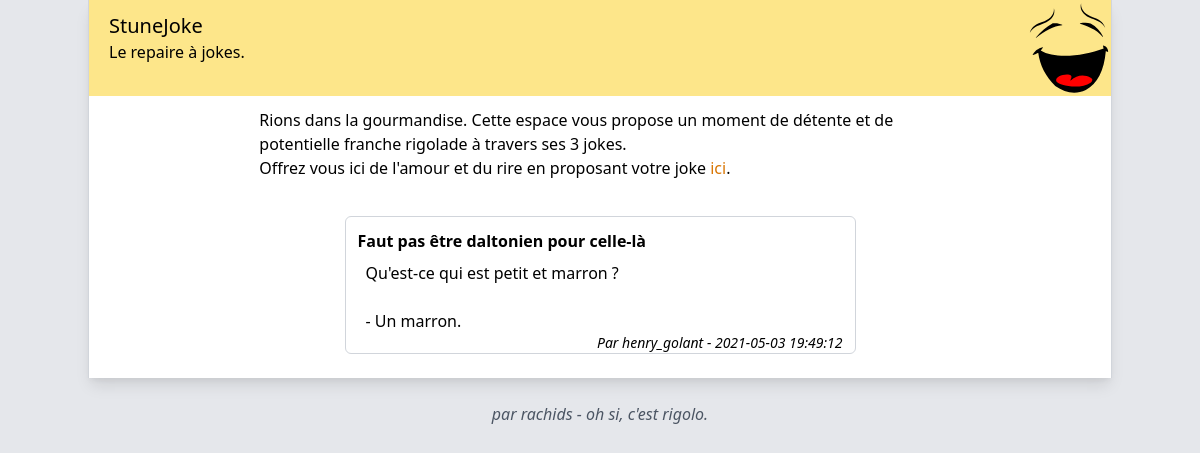
/show.php?id=1, run on the app's committed database.
### tables this page shows
CREATE TABLE `jokes` (
  `id` int(11) NOT NULL,
  `title` varchar(255) NOT NULL,
  `content` text NOT NULL,
  `author` varchar(255) NOT NULL,
  `status` tinyint(4) NOT NULL DEFAULT '0',
  `created_at` datetime NOT NULL DEFAULT CURRENT_TIMESTAMP
);

### show.php (the view, shortened to what this page needs)
<?php
require_once 'config/bdd.php';
$id = $_GET['id'];
$query = $pdo->query('SELECT * FROM jokes WHERE id = '. $id);
$joke = $query->fetch(PDO::FETCH_ASSOC);
?>
<!DOCTYPE html>
<html lang="fr">
<head>
    <link href="https://unpkg.com/tailwindcss@^2/dist/tailwind.min.css" rel="stylesheet">
</head>
<body class="bg-gray-200">
    <div class="md:container md:mx-auto bg-white border-l border-r border-gray-300 h-full flex flex-col shadow-lg pb-6">
        <header class="h-24 pt-3 pl-5 bg-yellow-200 bg-no-repeat bg-right" style="background-image: url('header-logo.svg');">
            <h1 class="text-xl">
                StuneJoke
            </h1>
            <p>Le repaire à jokes.</p>
        </header>
        <section class="w-2/3 mx-auto my-3">
            Rions dans la gourmandise. Cette espace vous propose un moment de détente et de potentielle franche rigolade à travers ses 3 jokes. <br />
            Offrez vous ici de l'amour et du rire en proposant votre joke <a href="form.php" class="text-yellow-600 hover:text-yellow-900">ici</a>.
        </section>
        <section id="jokes-list" class="mt-3 flex-1 flex flex-col md:w-2/4 md:mx-auto w-auto mx-3">
            <div class="joke border border-gray-300 w-full pt-3 px-3 rounded-md mt-3">
                <div class="font-bold">
                    <?= $joke['title']; ?>
                </div>
                <div class="pt-2 pl-2">
                    <?= nl2br($joke['content']); ?>
                </div>
                <div class="text-right text-sm italic">
                    Par <?= $joke['author']; ?> - <?= $joke['created_at']; ?>
                </div>
            </div>
        </section>
    </div>
    <footer class="text-center italic text-gray-600 py-6">
        par rachids - oh si, c'est rigolo.
    </footer>
</body>
</html>

### data on the page
jokes: title "Faut pas être daltonien pour celle-là", content "Qu'est-ce qui est petit et marron ? - Un marron.", author "henry_golant", created_at "2021-05-03 19:49:12"
